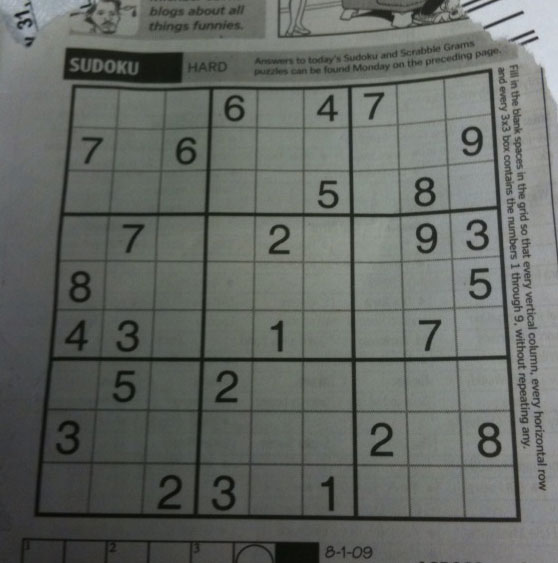
#> input picture day02_opencv_color/sudoku.png, 558 x 563 px
$ python adaptive_threshold.py
#> lines starting #> are read from the running program, lines starting #| are printed output that depends on the picture; after the words box and inside, x2 and y2 are one past the last pixel; in counts of white or black regions, pixels touching at a corner belong together
import cv2 as cv
import numpy as np
import urllib.request
import os
from matplotlib import pyplot as plt

def get_sample(filename, flags=cv.IMREAD_COLOR):
#> called with filename = 'sudoku.png', flags = 0
    if not os.path.exists(filename):
        url = f"https://raw.githubusercontent.com/opencv/opencv/master/samples/data/{filename}"
        urllib.request.urlretrieve(url, filename)

    return cv.imread(filename, flags)
#> returned value: shape (563, 558); min 7, max 218, mean 101.8

# img = cv.imread('gradient.png', cv.IMREAD_GRAYSCALE)
img = get_sample('sudoku.png', cv.IMREAD_GRAYSCALE)

assert img is not None, "file could not be read, check with os.path.exists()"

img = cv.medianBlur(img,5)

ret,th1 = cv.threshold(img,127,255,cv.THRESH_BINARY)
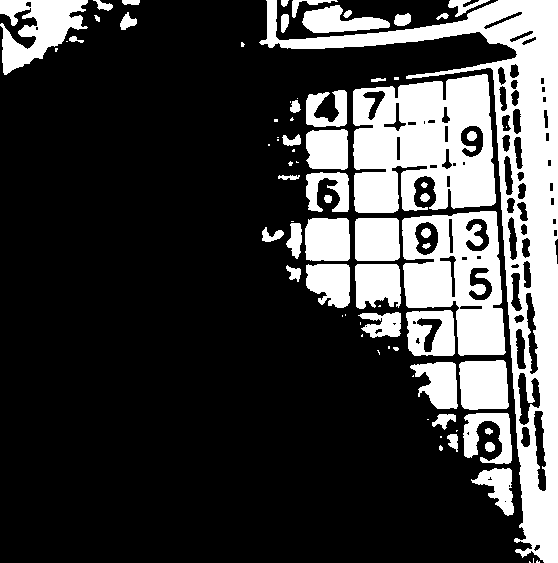
#> th1: shape (563, 558); 25.2% white; 79 white regions (32 under 20 px), largest, box (x1, y1, x2, y2) and area: (259, 0, 558, 563) 27086, (353, 74, 496, 213) 15195, (402, 211, 506, 356) 9242
th2 = cv.adaptiveThreshold(img,255,cv.ADAPTIVE_THRESH_MEAN_C, cv.THRESH_BINARY,11,2)
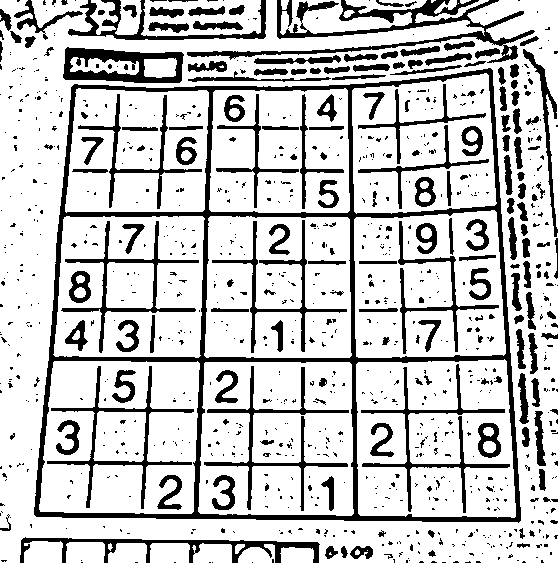
#> th2: shape (563, 558); 78.4% white; 944 black regions (749 under 20 px), largest, box (x1, y1, x2, y2) and area: (34, 68, 521, 523) 15998, (187, 0, 535, 63) 4506, (63, 47, 184, 83) 2270
th3 = cv.adaptiveThreshold(img,255,cv.ADAPTIVE_THRESH_GAUSSIAN_C, cv.THRESH_BINARY,11,2)
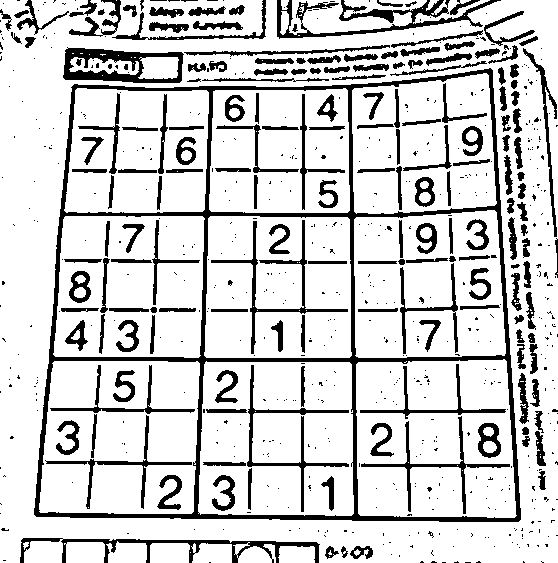
#> th3: shape (563, 558); 81.8% white; 715 black regions (537 under 20 px), largest, box (x1, y1, x2, y2) and area: (34, 68, 521, 522) 14482, (277, 0, 501, 39) 2269, (63, 47, 184, 83) 2024

titles = ['Original Image', 'Global Thresholding (v = 127)',
            'Adaptive Mean Thresholding', 'Adaptive Gaussian Thresholding']
images = [img, th1, th2, th3]

for i in range(4):
    plt.subplot(2,2,i+1),plt.imshow(images[i],'gray')
    plt.title(titles[i])
    plt.xticks([]),plt.yticks([])
plt.show()
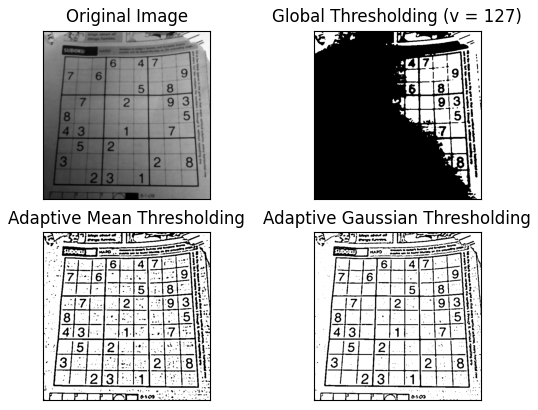
#> figure drawn by matplotlib, 4 panels

$ run again, with day02_opencv_color/gradient.png copied over day02_opencv_color/sudoku.png
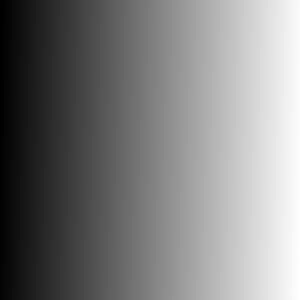
#> input picture day02_opencv_color/gradient.png, 300 x 300 px
#> `ret,th1 = cv.threshold(img,127,255,cv.THRESH_BINARY)`:
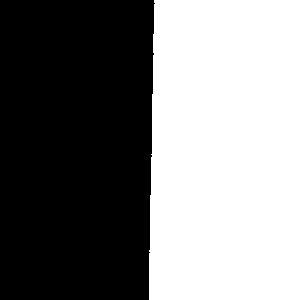
#> th1: shape (300, 300); 49.5% white; 1 white region, box (x1, y1, x2, y2) and area: (149, 0, 300, 300) 44567
#> th2: shape (300, 300); 100% white; black in thin lines or dots, all inside (x1, y1, x2, y2) = (0, 116, 2, 265)
#> th3: shape (300, 300); every value is 255
#> `plt.show()`:
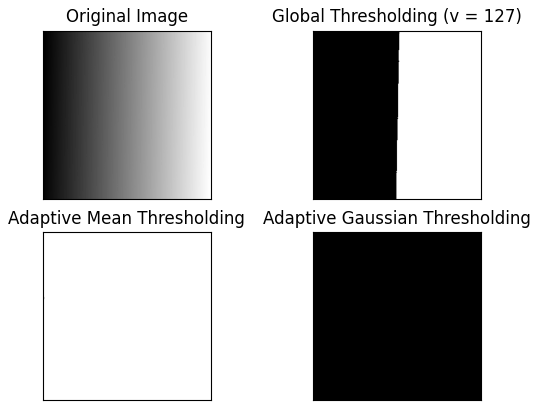
#> figure drawn by matplotlib, 4 panels
